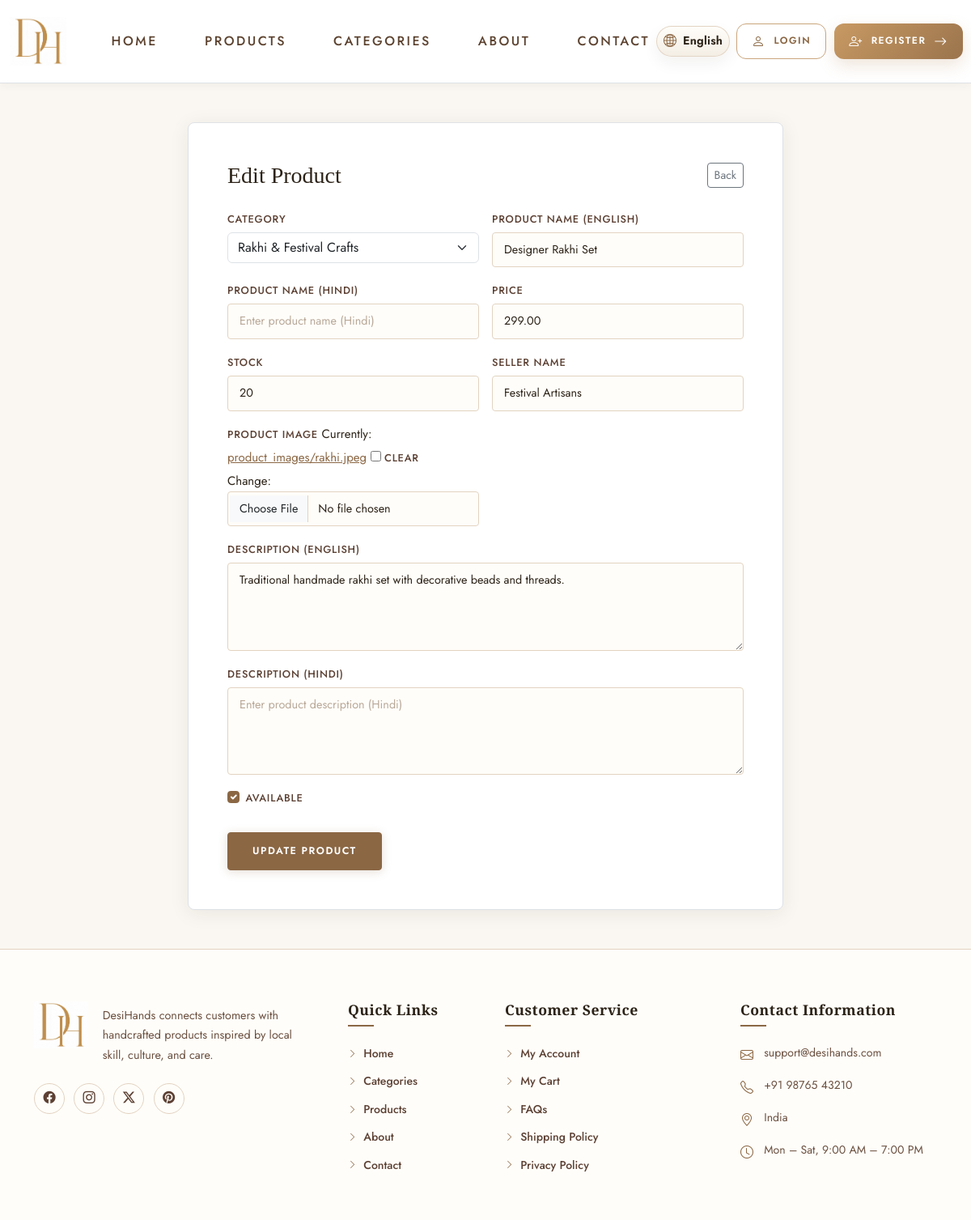
Screenshot of /products/18/edit/ (signed in) with the database file from the repository.
### core/models.py (models this page shows, shortened)
class Product(models.Model):
    category = models.ForeignKey(
        Category,
        on_delete=models.CASCADE,
        related_name="products",
    )
    product_name_en = models.CharField(max_length=150)
    product_name_hi = models.CharField(max_length=150, blank=True, default="")
    product_image = models.ImageField(
        upload_to="product_images/", blank=True, null=True
    )
    price = models.DecimalField(max_digits=10, decimal_places=2)
    stock = models.PositiveIntegerField()
    description_en = models.TextField()
    description_hi = models.TextField(blank=True, default="")
    seller_name = models.CharField(max_length=150)
    created_at = models.DateTimeField(auto_now_add=True)
    is_available = models.BooleanField(default=True)
    class Meta:
        ordering = ["-created_at"]
        verbose_name = "Product"
        verbose_name_plural = "Products"

### core/views.py (the view)
# urls.py: path("products/<int:pk>/edit/", views.product_update_view, name="product_edit"),
@staff_member_required
def product_update_view(request, pk):
    product = get_object_or_404(Product, pk=pk)
    if request.method == "POST":
        form = ProductForm(request.POST, request.FILES, instance=product)
        if form.is_valid():
            form.save()
            messages.success(request, "Product updated successfully.")
            return redirect("core:product_detail", pk=product.pk)
        messages.error(request, "Please correct the errors below.")
    else:
        form = ProductForm(instance=product)
    return render(
        request,
        "core/product_form.html",
        {"form": form, "page_title": "Edit Product", "button_text": "Update Product"},
    )

### core/context_processors.py (called while the page is built)
def cart_count(request):
    registration_id = request.session.get("registration_id")
    if not registration_id:
        return {"cart_count": 0}
    quantities = Cart.objects.filter(user_id=registration_id).values_list(
        "quantity", flat=True
    )
    return {"cart_count": sum(quantities)}

def currency_context(request):
    currency = get_user_currency(request)
    return {
        "currency_code": currency["code"],
        "currency_symbol": currency["symbol"],
        "currency_rate": currency["rate"],
    }

### core/currency_utils.py (called while the page is built, shortened)
def get_currency_from_phone(mobile):
    if not mobile:
        return {"code": "INR", "symbol": "₹", "rate": 1.0}
    mobile = mobile.strip()
    if mobile.startswith("+91"):
        return {"code": "INR", "symbol": "₹", "rate": 1.0}
    elif mobile.startswith("+44"):
        return {"code": "GBP", "symbol": "£", "rate": 0.0094}
    elif mobile.startswith("+971"):
        return {"code": "AED", "symbol": "د.إ", "rate": 0.044}
    elif mobile.startswith("+61"):
        return {"code": "AUD", "symbol": "A$", "rate": 0.018}
    elif mobile.startswith("+64"):
        return {"code": "NZD", "symbol": "NZ$", "rate": 0.020}
    return {"code": "INR", "symbol": "₹", "rate": 1.0}

### core/models.py (called while the page is built)
    def __str__(self):
        return self.name_en

### templates/core/product_form.html (shortened to what this page needs)
{% extends "base.html" %}
{% block content %}
<section class="py-5">
    <div class="container">
        <div class="row justify-content-center">
            <div class="col-12 col-lg-8">
                <div class="auth-card bg-white border rounded-3 p-4 p-md-5">
                    <div class="d-flex justify-content-between align-items-center gap-3 mb-4">
                        <h1 class="h3 mb-0">{{ page_title }}</h1>
                        <a class="btn btn-outline-secondary btn-sm" href="{% url 'core:product_list' %}">Back</a>
                    </div>
                    <form method="post" enctype="multipart/form-data" novalidate>
                        <div class="row g-3">
                            <div class="col-12 col-md-6">
                                <label class="form-label" for="{{ form.category.id_for_label }}">Category</label>
                                {{ form.category }}
                            </div>
                            <div class="col-12 col-md-6">
                                <label class="form-label" for="{{ form.product_name_en.id_for_label }}">Product Name (English)</label>
                                {{ form.product_name_en }}
                            </div>
                            <div class="col-12 col-md-6">
                                <label class="form-label" for="{{ form.product_name_hi.id_for_label }}">Product Name (Hindi)</label>
                                {{ form.product_name_hi }}
                            </div>
                            <div class="col-12 col-md-6">
                                <label class="form-label" for="{{ form.price.id_for_label }}">Price</label>
                                {{ form.price }}
                            </div>
                            <div class="col-12 col-md-6">
                                <label class="form-label" for="{{ form.stock.id_for_label }}">Stock</label>
                                {{ form.stock }}
                            </div>
                            <div class="col-12 col-md-6">
                                <label class="form-label" for="{{ form.seller_name.id_for_label }}">Seller Name</label>
                                {{ form.seller_name }}
                            </div>
                            <div class="col-12 col-md-6">
                                <label class="form-label" for="{{ form.product_image.id_for_label }}">Product Image</label>
                                {{ form.product_image }}
                            </div>
                            <div class="col-12">
                                <label class="form-label" for="{{ form.description_en.id_for_label }}">Description (English)</label>
                                {{ form.description_en }}
                            </div>
                            <div class="col-12">
                                <label class="form-label" for="{{ form.description_hi.id_for_label }}">Description (Hindi)</label>
                                {{ form.description_hi }}
                            </div>
                            <div class="col-12">
                                <div class="form-check">
                                    {{ form.is_available }}
                                    <label class="form-check-label" for="{{ form.is_available.id_for_label }}">Available</label>
                                </div>
                            </div>
                        </div>
                        <button class="btn btn-primary mt-4" type="submit">{{ button_text }}</button>
                    </form>
                </div>
            </div>
        </div>
    </div>
</section>
{% endblock %}

### static/css/style.css (style rules this page uses)
:root { --cream: #FAF7F2; --parchment: #F2EBE0; --warm-white: #FFFDF9; --sand: #E8D9C5; --brown-dark: #2C2318; --brown-mid: #5C4033; --brown-body: #6B5040; --accent: #8B6744; --accent-deep: #6D5235; --sage: #5A6E52; --gold: #C49A5A; --border: #E2D3C1; --placeholder-bg: #F0E8DC; --font-display: 'Cormorant Garamond', Georgia, serif; --font-body: 'Jost', system-ui, -apple-system, sans-serif; --radius-sm: 4px; --radius-md: 10px; --radius-lg: 18px; --shadow-soft: 0 4px 24px rgba(44, 35, 24, 0.08); --shadow-lift: 0 10px 40px rgba(44, 35, 24, 0.14); }
html, body { min-height: 100%; }
body { display: flex; flex-direction: column; color: var(--brown-dark); background-color: var(--cream); font-family: var(--font-body); font-size: 15px; line-height: 1.65; -webkit-font-smoothing: antialiased; }
h1, h2, h3, h4, h5, h6 { font-family: var(--font-display); color: var(--brown-dark); font-weight: 600; line-height: 1.2; }
a { color: var(--accent); transition: color 0.2s ease; }
.auth-card { background-color: var(--warm-white); border: 1px solid var(--border); border-radius: var(--radius-md); box-shadow: var(--shadow-soft); }
.btn-primary { background-color: var(--accent); border-color: var(--accent); color: #fff; font-family: var(--font-body); font-size: 0.78rem; font-weight: 600; letter-spacing: 1.5px; text-transform: uppercase; border-radius: var(--radius-sm); padding: 13px 30px; transition: background-color 0.25s ease, transform 0.15s ease, box-shadow 0.25s ease; box-shadow: 0 2px 12px rgba(139, 103, 68, 0.22); }
.form-control, input[type="text"], input[type="email"], input[type="password"], input[type="search"], input[type="number"], select, textarea { background-color: var(--warm-white); border: 1px solid var(--border); border-radius: var(--radius-sm); font-family: var(--font-body); color: var(--brown-dark); font-size: 0.9rem; padding: 10px 14px; transition: border-color 0.2s ease, box-shadow 0.2s ease; }
.form-control::placeholder { color: #b8a898; }
label, .form-label { font-family: var(--font-body); color: var(--brown-mid); font-weight: 500; font-size: 0.8rem; letter-spacing: 0.8px; text-transform: uppercase; margin-bottom: 6px; }
.form-check-input:checked { background-color: var(--accent); border-color: var(--accent); }
:root { --bs-blue: #8B6744; --bs-primary: #8B6744; --bs-primary-rgb: 139, 103, 68; --bs-btn-focus-shadow-rgb: 139, 103, 68; --bs-link-color: #8B6744; --bs-link-color-rgb: 139, 103, 68; --bs-link-hover-color: #6D5235; --bs-focus-ring-color: rgba(139, 103, 68, 0.25); }
* { -webkit-tap-highlight-color: transparent; }

### rows the page displays
Product: category "Rakhi & Festival Crafts", product_name_en "Designer Rakhi Set", price "299.00", stock "20", seller_name "Festival Artisans", description_en "Traditional handmade rakhi set with decorative beads and threads.", is_available "☑"

### other values shown
{{ page_title }} "Edit Product"
{{ button_text }} "UPDATE PRODUCT"
